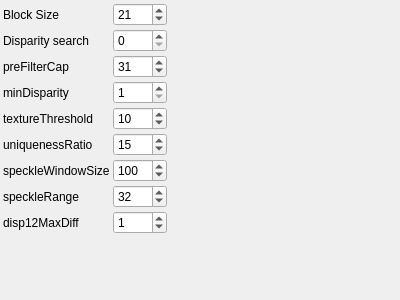
<?xml version="1.0" encoding="UTF-8"?>
<ui version="4.0">
 <class>OpenCVBMParametersControlWidget</class> 
 <widget class="QWidget" name="OpenCVBMParametersControlWidget">
  <property name="geometry">
   <rect>
    <x>0</x>
    <y>0</y>
    <width>400</width>
    <height>300</height>
   </rect>
  </property>
  <property name="windowTitle">
   <string>OpenCVBMParameters</string>
  </property>
  <layout class="QGridLayout" name="gridLayout">
   <property name="margin">
    <number>3</number>
   </property>
   <property name="spacing">
    <number>3</number>
   </property>
    <item row="0" column="0">
     <widget class="QLabel" name="label_0">
       <property name="text">
         <string>Block Size</string>
       </property>
       <property name="tags" stdset="0">
           <string>advanced</string>
       </property>
     </widget>
    </item>
    <item row="0" column="1">
     <widget class="QSpinBox" name="blockSizeSpinBox">
       <property name="toolTip">
         <string>Block Size</string>
       </property>
       <property name="minimum">
        <number>5</number>
       </property>
       <property name="maximum">
        <number>255</number>
       </property>
       <property name="singleStep">
        <number>2</number>
       </property>
       <property name="value">
        <number>21</number>
       </property>
       <property name="tags" stdset="0">
           <string>advanced</string>
       </property>
     </widget>
    </item>
    <item row="1" column="0">
     <widget class="QLabel" name="label_1">
       <property name="text">
         <string>Disparity search</string>
       </property>
       <property name="tags" stdset="0">
           <string>advanced</string>
       </property>
     </widget>
    </item>
    <item row="1" column="1">
     <widget class="QSpinBox" name="disparitySearchSpinBox">
       <property name="toolTip">
         <string>Disparity search</string>
       </property>
       <property name="minimum">
        <number>0</number>
       </property>
       <property name="maximum">
        <number>1600</number>
       </property>
       <property name="singleStep">
        <number>16</number>
       </property>
       <property name="value">
        <number>0</number>
       </property>
       <property name="tags" stdset="0">
           <string>advanced</string>
       </property>
     </widget>
    </item>
    <item row="2" column="0">
     <widget class="QLabel" name="label_2">
       <property name="text">
         <string>preFilterCap</string>
       </property>
       <property name="tags" stdset="0">
           <string>advanced</string>
       </property>
     </widget>
    </item>
    <item row="2" column="1">
     <widget class="QSpinBox" name="preFilterCapSpinBox">
       <property name="toolTip">
         <string>preFilterCap</string>
       </property>
       <property name="minimum">
        <number>1</number>
       </property>
       <property name="maximum">
        <number>1000</number>
       </property>
       <property name="singleStep">
        <number>1</number>
       </property>
       <property name="value">
        <number>31</number>
       </property>
       <property name="tags" stdset="0">
           <string>advanced</string>
       </property>
     </widget>
    </item>
    <item row="3" column="0">
     <widget class="QLabel" name="label_3">
       <property name="text">
         <string>minDisparity</string>
       </property>
       <property name="tags" stdset="0">
           <string>advanced</string>
       </property>
     </widget>
    </item>
    <item row="3" column="1">
     <widget class="QSpinBox" name="minDisparitySpinBox">
       <property name="toolTip">
         <string>minDisparity</string>
       </property>
       <property name="minimum">
        <number>1</number>
       </property>
       <property name="maximum">
        <number>1000</number>
       </property>
       <property name="singleStep">
        <number>1</number>
       </property>
       <property name="value">
        <number>1</number>
       </property>
       <property name="tags" stdset="0">
           <string>advanced</string>
       </property>
     </widget>
    </item>
    <item row="4" column="0">
     <widget class="QLabel" name="label_4">
       <property name="text">
         <string>textureThreshold</string>
       </property>
       <property name="tags" stdset="0">
           <string>advanced</string>
       </property>
     </widget>
    </item>
    <item row="4" column="1">
     <widget class="QSpinBox" name="textureThresholdSpinBox">
       <property name="toolTip">
         <string>textureThreshold</string>
       </property>
       <property name="minimum">
        <number>0</number>
       </property>
       <property name="maximum">
        <number>1000</number>
       </property>
       <property name="singleStep">
        <number>1</number>
       </property>
       <property name="value">
        <number>10</number>
       </property>
       <property name="tags" stdset="0">
           <string>advanced</string>
       </property>
     </widget>
    </item>
    <item row="5" column="0">
     <widget class="QLabel" name="label_5">
       <property name="text">
         <string>uniquenessRatio</string>
       </property>
       <property name="tags" stdset="0">
           <string>advanced</string>
       </property>
     </widget>
    </item>
    <item row="5" column="1">
     <widget class="QSpinBox" name="uniquenessRatioSpinBox">
       <property name="toolTip">
         <string>uniquenessRatio</string>
       </property>
       <property name="minimum">
        <number>0</number>
       </property>
       <property name="maximum">
        <number>1000</number>
       </property>
       <property name="singleStep">
        <number>1</number>
       </property>
       <property name="value">
        <number>15</number>
       </property>
       <property name="tags" stdset="0">
           <string>advanced</string>
       </property>
     </widget>
    </item>
    <item row="6" column="0">
     <widget class="QLabel" name="label_6">
       <property name="text">
         <string>speckleWindowSize</string>
       </property>
       <property name="tags" stdset="0">
           <string>advanced</string>
       </property>
     </widget>
    </item>
    <item row="6" column="1">
     <widget class="QSpinBox" name="speckleWindowSizeSpinBox">
       <property name="toolTip">
         <string>speckleWindowSize</string>
       </property>
       <property name="minimum">
        <number>0</number>
       </property>
       <property name="maximum">
        <number>1000</number>
       </property>
       <property name="singleStep">
        <number>1</number>
       </property>
       <property name="value">
        <number>100</number>
       </property>
       <property name="tags" stdset="0">
           <string>advanced</string>
       </property>
     </widget>
    </item>
    <item row="7" column="0">
     <widget class="QLabel" name="label_7">
       <property name="text">
         <string>speckleRange</string>
       </property>
       <property name="tags" stdset="0">
           <string>advanced</string>
       </property>
     </widget>
    </item>
    <item row="7" column="1">
     <widget class="QSpinBox" name="speckleRangeSpinBox">
       <property name="toolTip">
         <string>speckleRange</string>
       </property>
       <property name="minimum">
        <number>0</number>
       </property>
       <property name="maximum">
        <number>1000</number>
       </property>
       <property name="singleStep">
        <number>1</number>
       </property>
       <property name="value">
        <number>32</number>
       </property>
       <property name="tags" stdset="0">
           <string>advanced</string>
       </property>
     </widget>
    </item>
    <item row="8" column="0">
     <widget class="QLabel" name="label_8">
       <property name="text">
         <string>disp12MaxDiff</string>
       </property>
       <property name="tags" stdset="0">
           <string>advanced</string>
       </property>
     </widget>
    </item>
    <item row="8" column="1">
     <widget class="QSpinBox" name="disp12MaxDiffSpinBox">
       <property name="toolTip">
         <string>disp12MaxDiff</string>
       </property>
       <property name="minimum">
        <number>-1</number>
       </property>
       <property name="maximum">
        <number>1000</number>
       </property>
       <property name="singleStep">
        <number>1</number>
       </property>
       <property name="value">
        <number>1</number>
       </property>
       <property name="tags" stdset="0">
           <string>advanced</string>
       </property>
     </widget>
    </item>
   <item row="9" column="0">
    <spacer name="verticalSpacer">
     <property name="orientation">
      <enum>Qt::Vertical</enum>
     </property>
     <property name="sizeHint" stdset="0">
      <size>
       <width>0</width>
       <height>0</height>
      </size>
     </property>
    </spacer>
   </item>
   <item row="9" column="2">
    <spacer name="horizontalSpacer">
     <property name="orientation">
      <enum>Qt::Horizontal</enum>
     </property>
     <property name="sizeHint" stdset="0">
      <size>
       <width>0</width>
       <height>0</height>
      </size>
     </property>
    </spacer>
   </item>
  </layout>
 </widget>
 <layoutdefault spacing="3" margin="3"/>
 <resources/>
 <connections>
  <connection>
   <sender>blockSizeSpinBox</sender>
   <signal>valueChanged(int)</signal>
   <receiver>OpenCVBMParametersControlWidget</receiver>
   <slot>changeParameters()</slot>
  </connection>
  <connection>
   <sender>disparitySearchSpinBox</sender>
   <signal>valueChanged(int)</signal>
   <receiver>OpenCVBMParametersControlWidget</receiver>
   <slot>changeParameters()</slot>
  </connection>
  <connection>
   <sender>preFilterCapSpinBox</sender>
   <signal>valueChanged(int)</signal>
   <receiver>OpenCVBMParametersControlWidget</receiver>
   <slot>changeParameters()</slot>
  </connection>
  <connection>
   <sender>minDisparitySpinBox</sender>
   <signal>valueChanged(int)</signal>
   <receiver>OpenCVBMParametersControlWidget</receiver>
   <slot>changeParameters()</slot>
  </connection>
  <connection>
   <sender>textureThresholdSpinBox</sender>
   <signal>valueChanged(int)</signal>
   <receiver>OpenCVBMParametersControlWidget</receiver>
   <slot>changeParameters()</slot>
  </connection>
  <connection>
   <sender>uniquenessRatioSpinBox</sender>
   <signal>valueChanged(int)</signal>
   <receiver>OpenCVBMParametersControlWidget</receiver>
   <slot>changeParameters()</slot>
  </connection>
  <connection>
   <sender>speckleWindowSizeSpinBox</sender>
   <signal>valueChanged(int)</signal>
   <receiver>OpenCVBMParametersControlWidget</receiver>
   <slot>changeParameters()</slot>
  </connection>
  <connection>
   <sender>speckleRangeSpinBox</sender>
   <signal>valueChanged(int)</signal>
   <receiver>OpenCVBMParametersControlWidget</receiver>
   <slot>changeParameters()</slot>
  </connection>
  <connection>
   <sender>disp12MaxDiffSpinBox</sender>
   <signal>valueChanged(int)</signal>
   <receiver>OpenCVBMParametersControlWidget</receiver>
   <slot>changeParameters()</slot>
  </connection>
 </connections>
 <slots>
  <slot>changeParameters()</slot>
 </slots>
 <customwidgets>
 </customwidgets>
</ui>
